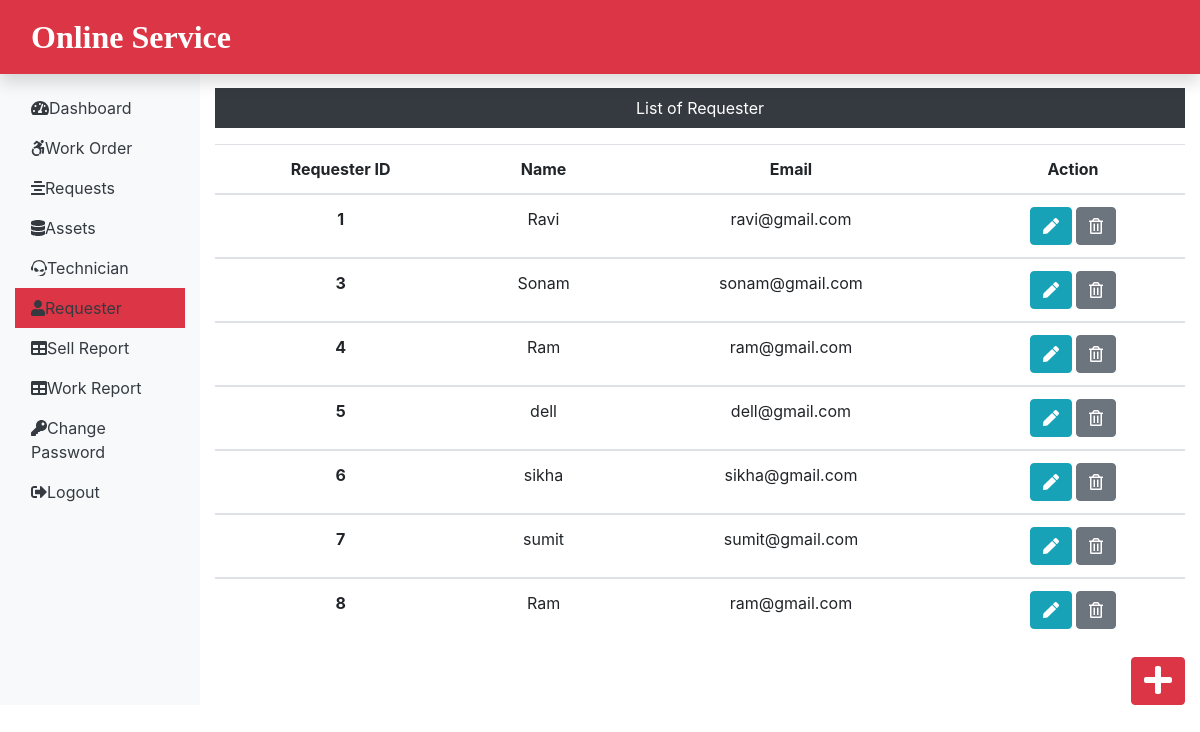
Page /admin/Requester.php (signed in) on the committed database.
### tables this page shows
CREATE TABLE `requesterlogin_db` (
  `r_login_id` int(11) NOT NULL,
  `r_name` varchar(60) NOT NULL,
  `r_email` varchar(60) NOT NULL,
  `r_password` varchar(60) NOT NULL
);

### admin/Requester.php (the view, shortened to what this page needs)
<?php
 include('includes/header.php');
 include('../dbConnection.php');
  ?>
<div class="col-sm-9 col-md-10 mt-5 text-center">
	<p class="bg-dark text-white p-2">List of Requester</p>
	<?php
$sql = "SELECT * FROM requesterlogin_db";
$result = $conn->query($sql);
if($result->num_rows >0){
	echo '<table class="table">
          <thead>
          <tr>
          <th scope="col">Requester ID</th>
          <th scope="col">Name</th>
          <th scope="col">Email</th>
          <th scope="col">Action</th>
          <tr>
          </thead>
          <tbody>';
while($row = $result->fetch_assoc()){
    echo  '<tr>';
    echo   '<th scope="row">'.$row["r_login_id"].'</th>';
    echo '<td>'.$row['r_name'].'</td>';
    echo '<td>'.$row['r_email'].'</td>';
    echo '<td><form action="editreq.php" method="POST" class="d-inline"><input type="hidden" name="id" value='.$row["r_login_id"].' ></input><button type="submit" class="btn btn-info" name="view"><i class="fas fa-pen"></i></button></form>
      <form action="" method="POST" class="d-inline"><input type="hidden" name="id" value=' . $row["r_login_id"]. '><button type="submit" class="btn btn-secondary" name="delete" value="Delete"><i class="far fa-trash-alt"></i></button></form></td>';
    echo   '</tr>';
    echo   '</tbody>';
}
} else{
  echo "0 Result";
}
	 ?>
</div>
<div class="float-right">
<a class="btn btn-danger box" href="insertreq.php"><i class="fas fa-plus fa-2x"></i></a>
</div>
<?php include('includes/footer.php'); ?>

### CSS/all.min.css.css (style rules this page uses)
.fa-2x { font-size:2em }
.fa-pen:before { content:"\f304" }
.fa-plus:before { content:"\f067" }
.fa-trash-alt:before { content:"\f2ed" }

### CSS/custom.css (style rules this page uses)
a { color:black; }

### rows in the picture
requesterlogin_db: r_login_id "1", r_name "Ravi", r_email "ravi@gmail.com"
requesterlogin_db: r_login_id "3", r_name "Sonam", r_email "sonam@gmail.com"
requesterlogin_db: r_login_id "4", r_name "Ram", r_email "ram@gmail.com"
requesterlogin_db: r_login_id "5", r_name "dell", r_email "dell@gmail.com"
requesterlogin_db: r_login_id "6", r_name "sikha", r_email "sikha@gmail.com"
requesterlogin_db: r_login_id "7", r_name "sumit", r_email "sumit@gmail.com"
requesterlogin_db: r_login_id "8", r_name "Ram", r_email "ram@gmail.com"
